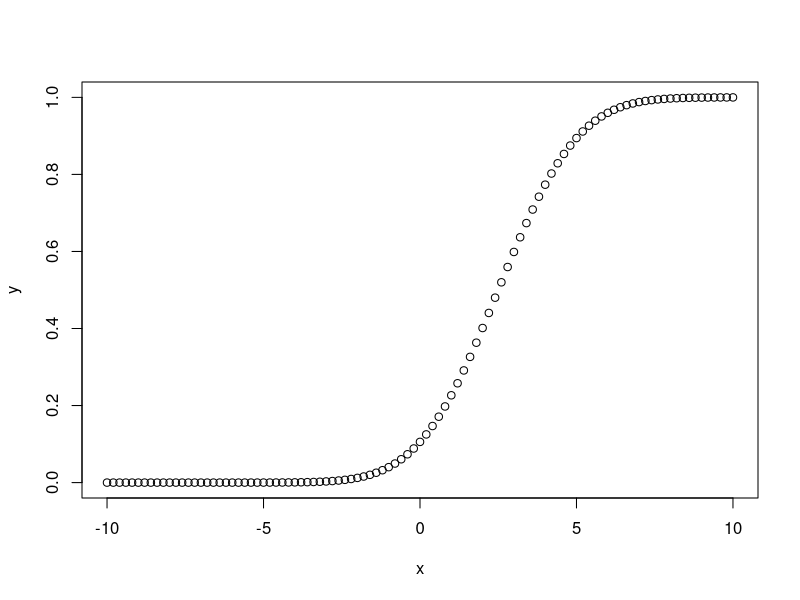

R code for this plot:
install.packages("tidyverse")

# Create a sequence of numbers between -10 and 10 incrementing by 0.2.
x <- seq(-10,10,by = .2)

# Choose the mean as 2.5 and standard deviation as 2.
y <- pnorm(x, mean = 2.5, sd = 2)

# Give the chart file a name.
png(file = "pnorm.png")

# Plot the graph.
plot(x,y)

# Save the file.
dev.off()